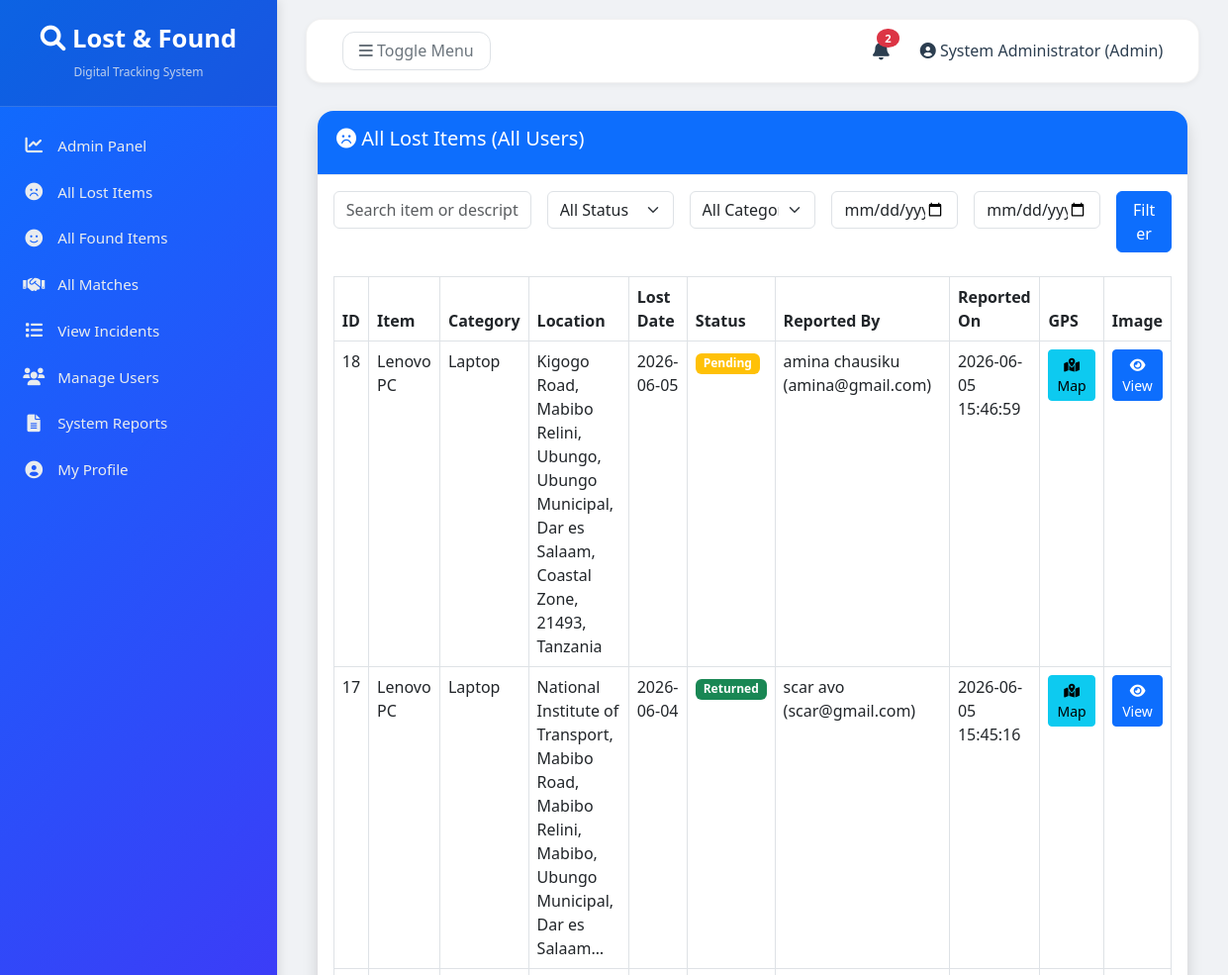
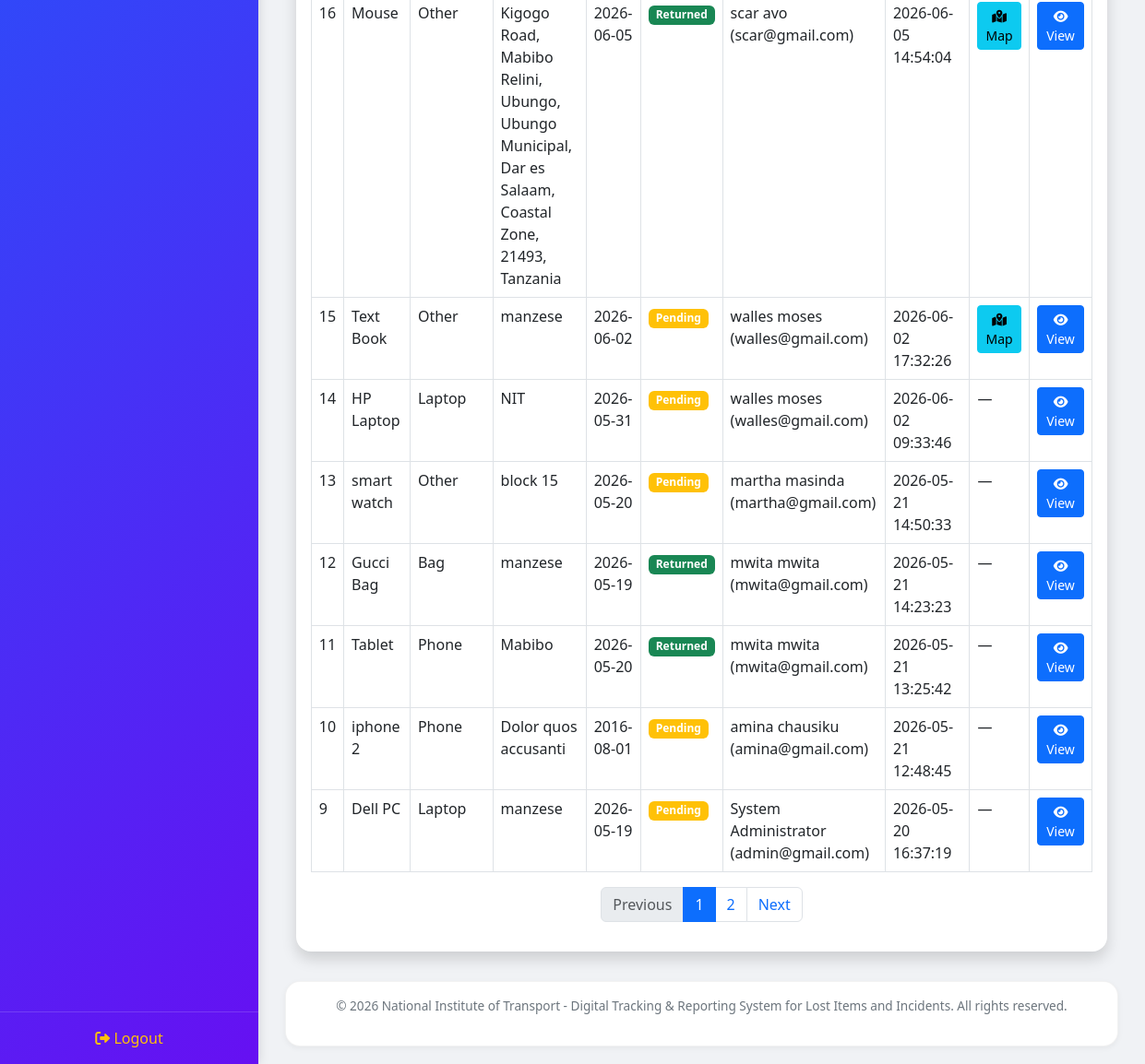
The app's page /index.php?page=admin/all_lost_items (signed in) with its own data (2 pictures, top to bottom).
### tables this page shows
CREATE TABLE `lost_items` (
  `id` int(11) NOT NULL,
  `user_id` int(11) NOT NULL,
  `item_name` varchar(100) NOT NULL,
  `description` text DEFAULT NULL,
  `category` varchar(50) DEFAULT NULL,
  `lost_location` varchar(200) NOT NULL,
  `gps_latitude` decimal(10,8) DEFAULT NULL,
  `gps_longitude` decimal(11,8) DEFAULT NULL,
  `lost_date` date NOT NULL,
  `image_path` varchar(255) DEFAULT NULL,
  `status` enum('pending','returned','cancelled') DEFAULT 'pending',
  `created_at` timestamp NOT NULL DEFAULT current_timestamp()
);

CREATE TABLE `users` (
  `id` int(11) NOT NULL,
  `fullname` varchar(100) NOT NULL,
  `email` varchar(100) NOT NULL,
  `password` varchar(255) NOT NULL,
  `phone` varchar(20) DEFAULT NULL,
  `role` enum('student','staff','admin') DEFAULT 'student',
  `created_at` timestamp NOT NULL DEFAULT current_timestamp(),
  `updated_at` timestamp NOT NULL DEFAULT current_timestamp() ON UPDATE current_timestamp()
);

### models/Notification.php (called while the page is built, shortened)
<?php
class NotificationModel {
    private $pdo;
    public function __construct($pdo) {
        $this->pdo = $pdo;
    }
    public function getUnread($userId) {
        $stmt = $this->pdo->prepare("SELECT * FROM notifications WHERE user_id = ? AND is_read = 0 ORDER BY created_at DESC");
        $stmt->execute([$userId]);
        return $stmt->fetchAll();
    }
}
?>

### views/admin/all_lost_items.php (the view, shortened to what this page needs)
<?php
require_once __DIR__ . '/../layouts/header.php';
require_once __DIR__ . '/../../includes/helpers.php';
$page = isset($_GET['page']) ? (int) $_GET['page'] : 1;
$page = max(1, $page);
$limit = 10;
$offset = ($page - 1) * $limit;
$status = isset($_GET['status']) ? $_GET['status'] : '';
$category = isset($_GET['category']) ? $_GET['category'] : '';
$search = isset($_GET['search']) ? trim($_GET['search']) : '';
$start_date = isset($_GET['start_date']) ? $_GET['start_date'] : '';
$end_date = isset($_GET['end_date']) ? $_GET['end_date'] : '';
$where = [];
$params = [];
$whereSQL = $where ? "WHERE " . implode(" AND ", $where) : "";
$countStmt = $pdo->prepare("SELECT COUNT(*) as total FROM lost_items l $whereSQL");
$countStmt->execute($params);
$totalRecords = $countStmt->fetch()['total'];
$limit = (int) $limit;
$offset = (int) $offset;
$query = "SELECT l.*, u.fullname, u.email
          FROM lost_items l
          JOIN users u ON l.user_id = u.id
          $whereSQL
          ORDER BY l.created_at DESC
          LIMIT $limit OFFSET $offset";
$stmt = $pdo->prepare($query);
$stmt->execute($params);
$items = $stmt->fetchAll();
$baseUrl = BASE_URL . "index.php?page=admin/all_lost_items&status=" . urlencode($status) . "&category=" . urlencode($category) . "&search=" . urlencode($search) . "&start_date=" . urlencode($start_date) . "&end_date=" . urlencode($end_date);
?>
<div class="container-fluid">
    <div class="card shadow mb-4">
        <div class="card-header bg-primary text-white">
            <h5><i class="fas fa-frown"></i> All Lost Items (All Users)</h5>
        </div>
        <div class="card-body">
            <form method="GET" action="<?= BASE_URL ?>index.php" class="row g-3 mb-4">
                <div class="col-md-3">
                    <input type="text" name="search" class="form-control" placeholder="Search item or description"
                        value="<?= htmlspecialchars($search) ?>">
                </div>
                <div class="col-md-2">
                    <select name="status" class="form-select">
                        <option value="">All Status</option>
                    </select>
                </div>
                <div class="col-md-2">
                    <select name="category" class="form-select">
                        <option value="">All Categories</option>
                    </select>
                </div>
                <div class="col-md-2">
                    <input type="date" name="start_date" class="form-control" placeholder="Start Date"
                        value="<?= $start_date ?>">
                </div>
                <div class="col-md-2">
                    <input type="date" name="end_date" class="form-control" placeholder="End Date"
                        value="<?= $end_date ?>">
                </div>
                <div class="col-md-1">
                    <button type="submit" class="btn btn-primary w-100">Filter</button>
                </div>
            </form>
            <?php if (count($items) === 0): ?>
                <div class="alert alert-info">No lost items found.</div>
            <?php else: ?>
                <div class="table-responsive">
                    <table class="table table-bordered">
                        <thead>
                            <tr>
                                <th>ID</th>
                                <th>Item</th>
                                <th>Category</th>
                                <th>Location</th>
                                <th>Lost Date</th>
                                <th>Status</th>
                                <th>Reported By</th>
                                <th>Reported On</th>
                                <th>GPS</th>
                                <th>Image</th>
                            </tr>
                        </thead>
                        <tbody>
                            <?php foreach ($items as $item): ?>
                                <tr>
                                    <td><?= $item['id'] ?></td>
                                    <td><?= htmlspecialchars($item['item_name']) ?></td>
                                    <td><?= htmlspecialchars($item['category']) ?></td>
                                    <td><?= htmlspecialchars($item['lost_location']) ?></td>
                                    <td><?= $item['lost_date'] ?></td>
                                    <td><span
                                            class="badge bg-<?= $item['status'] == 'pending' ? 'warning' : 'success' ?>"><?= ucfirst($item['status']) ?></span>
                                    </td>
                                    <td><?= htmlspecialchars($item['fullname']) ?> (<?= $item['email'] ?>)</td>
                                    <td><?= $item['created_at'] ?></td>
                                    <td>
                                        <?php if ($item['gps_latitude'] && $item['gps_longitude']): ?>
                                            <a class="btn btn-sm btn-info" href="<?= BASE_URL ?>index.php?page=lost_items/map&id=<?= $item['id'] ?>"
                                                >
                                                <i class="fas fa-map-marked-alt"></i> Map
                                            </a>
                                        <?php else: ?>—<?php endif; ?>
                                    </td>
                                    <td>
                                        <?php if ($item['image_path']): ?>
                                            <a class="btn btn-sm btn-primary" href="<?= BASE_URL . $item['image_path'] ?>" target="_blank">
                                                <i class="fas fa-eye"></i> View
                                            </a>
                                        <?php else: ?>—<?php endif; ?>
                                    </td>
                                </tr>
                            <?php endforeach; ?>
                        </tbody>
                    </table>
                </div>
                <?= paginate($page, $totalRecords, $limit, $baseUrl) ?>
            <?php endif; ?>
        </div>
    </div>
</div>
<?php require_once __DIR__ . '/../layouts/footer.php'; ?>

### index.php (shortened to what this page needs)
<?php
require_once __DIR__ . '/includes/config.php';
require_once __DIR__ . '/includes/helpers.php';
$page = $_GET['page'] ?? 'welcome';
switch ($page) {
    case 'admin/all_lost_items':
        require_once __DIR__ . '/views/admin/all_lost_items.php';
        break;
}
?>

### views/layouts/header.php (shortened to what this page needs)
<?php
$userRole = $_SESSION['role'] ?? 'guest';
$userName = $_SESSION['fullname'] ?? 'Guest';
if (isLoggedIn()) {
    require_once __DIR__ . '/../../models/Notification.php';
    $notifModel = new NotificationModel($pdo);
    $unreadCount = count($notifModel->getUnread($_SESSION['user_id']));
}
?>
<!DOCTYPE html>
<html lang="en">
<head>
    <link href="https://cdn.jsdelivr.net/npm/bootstrap@5.3.0-alpha1/dist/css/bootstrap.min.css" rel="stylesheet">
    <link rel="stylesheet" href="https://cdnjs.cloudflare.com/ajax/libs/font-awesome/6.0.0-beta3/css/all.min.css">
    <link rel="stylesheet" href="https://unpkg.com/leaflet@1.9.4/dist/leaflet.css" />
    <link rel="stylesheet" href="<?= BASE_URL ?>assets/css/style.css">
</head>
<body>
    <div class="wrapper">
        <nav id="sidebar">
            <div class="sidebar-header">
                <h4><i class="fas fa-search"></i> Lost & Found</h4>
                <small>Digital Tracking System</small>
            </div>
            <ul class="list-unstyled components">
                <?php if ($userRole === 'admin' || $userRole === 'staff' || $userRole === 'student'): ?>
                    <?php if ($userRole === 'admin'): ?>
                        <li><a href="<?= BASE_URL ?>index.php?page=admin/dashboard"><i class="fas fa-chart-line"></i> Admin
                                Panel</a></li>
                        <li><a href="<?= BASE_URL ?>index.php?page=admin/all_lost_items"><i class="fas fa-frown"></i> All Lost
                                Items</a></li>
                        <li><a href="<?= BASE_URL ?>index.php?page=admin/all_found_items"><i class="fas fa-smile"></i> All Found
                                Items</a></li>
                        <li><a href="<?= BASE_URL ?>index.php?page=admin/all_matches"><i class="fas fa-handshake"></i> All
                                Matches</a></li>
                    <?php endif; ?>
                    <li><a href="<?= BASE_URL ?>index.php?page=incidents/list"><i class="fas fa-list"></i> View
                            Incidents</a></li>
                    <?php if ($userRole === 'admin'): ?>
                        <li><a href="<?= BASE_URL ?>index.php?page=admin/users"><i class="fas fa-users"></i> Manage Users</a>
                        </li>
                        <li><a href="<?= BASE_URL ?>index.php?page=admin/reports"><i class="fas fa-file-alt"></i> System
                                Reports</a></li>
                    <?php endif; ?>
                    <li><a href="<?= BASE_URL ?>index.php?page=profile"><i class="fas fa-user-circle"></i> My Profile</a>
                    </li>
                <?php else: ?>
                    <li><a href="<?= BASE_URL ?>index.php?page=login"><i class="fas fa-sign-in-alt"></i> Login</a></li>
                <?php endif; ?>
            </ul>
            <div class="sidebar-footer">
                <a href="<?= BASE_URL ?>index.php?page=logout&action=logout"><i class="fas fa-sign-out-alt"></i>
                    Logout</a>
            </div>
        </nav>
        <div id="content">
            <nav class="navbar navbar-expand-lg navbar-light bg-white">
                <div class="container-fluid">
                    <button type="button" id="sidebarCollapse" class="btn btn-outline-secondary">
                        <i class="fas fa-bars"></i> <span>Toggle Menu</span>
                    </button>
                    <div class="ms-auto d-flex align-items-center">
                        <a href="<?= BASE_URL ?>index.php?page=matches/view" class="notification-bell"
                            title="Notifications">
                            <i class="fas fa-bell"></i>
                            <?php if (isset($unreadCount) && $unreadCount > 0): ?>
                                <span class="badge bg-danger badge-notify"><?= $unreadCount ?></span>
                            <?php endif; ?>
                        </a>
                        <div class="navbar-text ms-3">
                            <i class="fas fa-user-circle"></i>
                            <?= htmlspecialchars($userName) ?> (<?= ucfirst($userRole) ?>)
                        </div>
                    </div>
                </div>
            </nav>
            <div class="page-content">

### includes/helpers.php (shortened to what this page needs)
<?php
function paginate($currentPage, $totalRecords, $recordsPerPage, $baseUrl)
{
    $totalPages = ceil($totalRecords / $recordsPerPage);
    $currentPage = max(1, min($currentPage, $totalPages));
    $html = '<nav><ul class="pagination justify-content-center">';
    if ($currentPage > 1) {
        $html .= '<li class="page-item"><a class="page-link" href="' . $baseUrl . '&p=' . ($currentPage - 1) . '">Previous</a></li>';
    } else {
        $html .= '<li class="page-item disabled"><span class="page-link">Previous</span></li>';
    }
    $start = max(1, $currentPage - 2);
    $end = min($totalPages, $currentPage + 2);
    for ($i = $start; $i <= $end; $i++) {
        $active = ($i == $currentPage) ? 'active' : '';
        $html .= '<li class="page-item ' . $active . '"><a class="page-link" href="' . $baseUrl . '&p=' . $i . '">' . $i . '</a></li>';
    }
    if ($currentPage < $totalPages) {
        $html .= '<li class="page-item"><a class="page-link" href="' . $baseUrl . '&p=' . ($currentPage + 1) . '">Next</a></li>';
    } else {
        $html .= '<li class="page-item disabled"><span class="page-link">Next</span></li>';
    }
    $html .= '</ul></nav>';
    return $html;
}
?>

### views/layouts/footer.php (shortened to what this page needs)
        </div>
        <footer>
            <p>&copy; <?= date('Y') ?> National Institute of Transport - Digital Tracking & Reporting System for Lost Items and Incidents. All rights reserved.</p>
        </footer>
    </div>
</div>
</body>
</html>

### views/layouts/header.php (style rules this page uses)
* { margin: 0; padding: 0; box-sizing: border-box; }
body { background: #f0f2f5; font-family: 'Segoe UI', Tahoma, Geneva, Verdana, sans-serif; }
.wrapper { display: flex; width: 100%; min-height: 100vh; }
#sidebar { min-width: 280px; max-width: 280px; background: linear-gradient(135deg, #0d6efd 0%, #6610f2 100%); color: #e9ecef; transition: all 0.3s ease; box-shadow: 2px 0 10px rgba(0, 0, 0, 0.1); z-index: 1000; display: flex; flex-direction: column; }
#sidebar .sidebar-header { padding: 1.5rem 1rem; text-align: center; border-bottom: 1px solid rgba(255, 255, 255, 0.15); background: rgba(0, 0, 0, 0.1); }
#sidebar .sidebar-header h4 { font-size: 1.6rem; font-weight: 600; margin-bottom: 0.25rem; color: white; }
#sidebar .sidebar-header small { font-size: 0.75rem; opacity: 0.8; }
#sidebar ul.components { padding: 1rem 0; flex-grow: 1; }
#sidebar ul li { list-style: none; }
#sidebar ul li a { padding: 0.75rem 1.2rem; display: flex; align-items: center; gap: 12px; color: #e9ecef; text-decoration: none; font-size: 0.95rem; font-weight: 500; transition: all 0.2s; border-left: 3px solid transparent; }
#sidebar ul li a i { width: 24px; font-size: 1.1rem; text-align: center; }
#sidebar .sidebar-footer { padding: 1rem; border-top: 1px solid rgba(255, 255, 255, 0.15); text-align: center; margin-top: auto; }
#sidebar .sidebar-footer a { color: #ffc107; text-decoration: none; font-weight: 500; }
#content { width: 100%; padding: 1.2rem 1.8rem; transition: all 0.3s; background-color: #f0f2f5; }
.navbar { background: white !important; border-radius: 16px; padding: 0.7rem 1.5rem; margin-bottom: 1.8rem; box-shadow: 0 2px 6px rgba(0, 0, 0, 0.05); border: 1px solid rgba(0, 0, 0, 0.05); }
.navbar .navbar-text { font-weight: 500; color: #2c3e50; }
.notification-bell { position: relative; margin-right: 15px; color: #2c3e50; font-size: 1.2rem; transition: color 0.2s; }
.badge-notify { position: absolute; top: -8px; right: -10px; font-size: 0.7rem; padding: 0.25rem 0.5rem; border-radius: 50%; }
.page-content .card { border-radius: 16px; border: none; box-shadow: 0 2px 8px rgba(0, 0, 0, 0.05); margin-bottom: 1.5rem; }
.page-content .card-header { background: white; border-bottom: 1px solid #e9ecef; font-weight: 600; padding: 1rem 1.2rem; border-radius: 16px 16px 0 0; }
footer { background: white; border-radius: 16px; padding: 1rem; text-align: center; font-size: 0.85rem; color: #6c757d; margin-top: 2rem; box-shadow: 0 2px 6px rgba(0, 0, 0, 0.05); border: 1px solid rgba(0, 0, 0, 0.05); }
#sidebarCollapse { background: white; border: 1px solid #dee2e6; border-radius: 12px; padding: 0.4rem 1rem; transition: all 0.2s; }

### records on screen
lost_items: id "18", item_name "Lenovo PC", category "Laptop", lost_location "Kigogo Road, Mabibo Relini, Ubungo, Ubungo Municipal, Dar es Salaam, Coastal Zone, 21493, Tanzania", lost_date "2026-06-05", status "Pending", user.fullname "amina chausiku", user.email "amina@gmail.com", created_at "2026-06-05 15:46:59"
lost_items: id "17", item_name "Lenovo PC", category "Laptop", lost_location "National Institute of Transport, Mabibo Road, Mabibo Relini, Mabibo, Ubungo Municipal, Dar es Salaam…", lost_date "2026-06-04", status "Returned", user.fullname "scar avo", user.email "scar@gmail.com", created_at "2026-06-05 15:45:16"
lost_items: id "16", item_name "Mouse", category "Other", lost_location "Kigogo Road, Mabibo Relini, Ubungo, Ubungo Municipal, Dar es Salaam, Coastal Zone, 21493, Tanzania", lost_date "2026-06-05", status "Returned", user.fullname "scar avo", user.email "scar@gmail.com", created_at "2026-06-05 14:54:04"
lost_items: id "15", item_name "Text Book", category "Other", lost_location "manzese", lost_date "2026-06-02", status "Pending", user.fullname "walles moses", user.email "walles@gmail.com", created_at "2026-06-02 17:32:26"
lost_items: id "14", item_name "HP Laptop", category "Laptop", lost_location "NIT", lost_date "2026-05-31", status "Pending", user.fullname "walles moses", user.email "walles@gmail.com", created_at "2026-06-02 09:33:46"
lost_items: id "13", item_name "smart watch", category "Other", lost_location "block 15", lost_date "2026-05-20", status "Pending", user.fullname "martha masinda", user.email "martha@gmail.com", created_at "2026-05-21 14:50:33"
lost_items: id "12", item_name "Gucci Bag", category "Bag", lost_location "manzese", lost_date "2026-05-19", status "Returned", user.fullname "mwita mwita", user.email "mwita@gmail.com", created_at "2026-05-21 14:23:23"
lost_items: id "11", item_name "Tablet", category "Phone", lost_location "Mabibo", lost_date "2026-05-20", status "Returned", user.fullname "mwita mwita", user.email "mwita@gmail.com", created_at "2026-05-21 13:25:42"
lost_items: id "10", item_name "iphone 2", category "Phone", lost_location "Dolor quos accusanti", lost_date "2016-08-01", status "Pending", user.fullname "amina chausiku", user.email "amina@gmail.com", created_at "2026-05-21 12:48:45"
lost_items: id "9", item_name "Dell PC", category "Laptop", lost_location "manzese", lost_date "2026-05-19", status "Pending", user.fullname "System Administrator", user.email "admin@gmail.com", created_at "2026-05-20 16:37:19"

### other values on screen
$unreadCount "2"
$userName "System Administrator"
$userRole "Admin"
